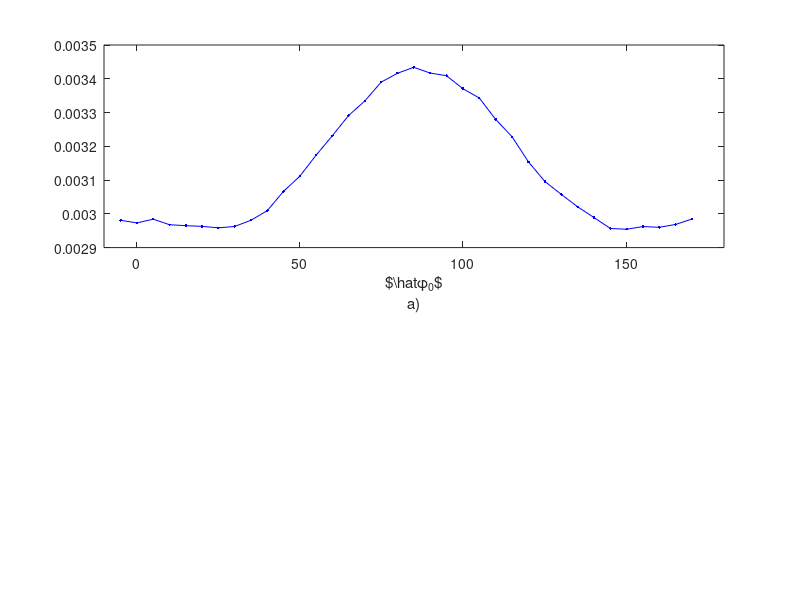

Here is the MATLAB script that generated this plot: (Note: this script raises an error after producing the figure.)
clear all; close all; clc;

load('analise_correcao')
subplot(211)
p1 = plot(phi_0_mean(1:end-2),Cf(1:end-2),'b.-')%,phi_0_mean(1:end-2),Cf(1:end-2))
xlim([-10 180])
xlb = xlabel({'$\hat{\phi}_0$','a)'}); 
xlb.Interpreter = 'latex'
ylb = ylabel('C_f [Hz/Hz]'); grid on
subplot(212)
p2 = plot(phi_0_mean(1:end-2)+5,dCf(1:end-2),'b.-'); grid on
%p2.axis = [-20 180 -1.5e-5 1.5e-5];
xlim([-10 180]); ylim([-1.5e-5 1.5e-5])
xlb = xlabel({'$\hat{\phi}_0$','b)'}); 
xlb.Interpreter = 'latex'
ylabel('\Delta C_f / \Delta \phi_0')


% figure(2)
% plot(Ps(1:end-2),Ephi(1:end-2));
